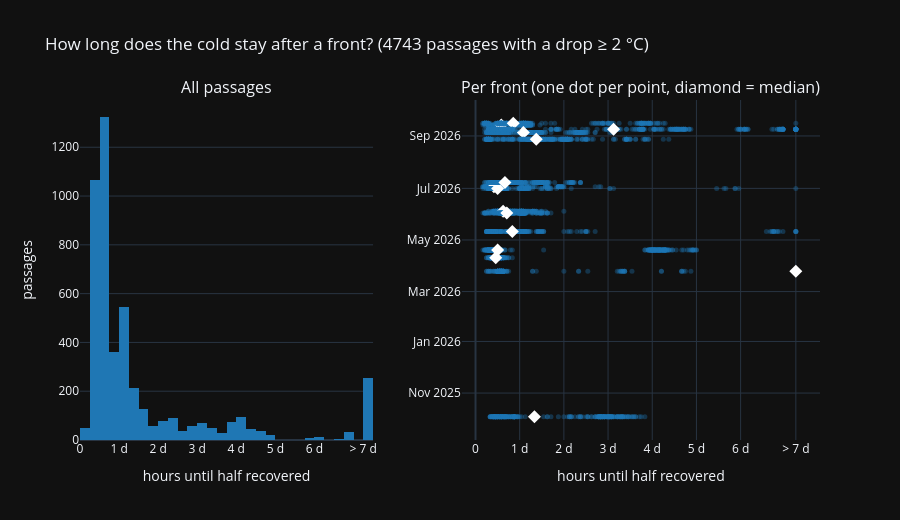

Notebook cell for this chart:
### Markdown cell above
## Part 1: how long does the cold stay?

For every passage: the drop = usual-adjusted temperature before the front (mean of the 6 h before the drop start)
minus its lowest value in the 12 h after. **Duration** = hours from the drop start until half of that drop is made
up again. Only passages with a drop of at least 2 °C; passages not half recovered within 7 days are shown as "> 7 d".

### Code cell
MAXH = 168
dur_rows = []
a = anom["T2M"]
for r in pas.itertuples():
    c = col[r.point_id]
    if r.j - 6 < 0 or r.j + 12 + MAXH >= len(times):
        continue
    pre = np.nanmean(a[r.j - 6 : r.j, c])
    m = r.j + int(np.nanargmin(a[r.j : r.j + 13, c]))
    drop = pre - a[m, c]
    if not drop >= 2:
        continue
    k = np.where(a[m : r.j + MAXH, c] >= a[m, c] + drop / 2)[0]
    dur_rows.append({"front": r.front, "point_id": r.point_id, "drop": drop, "duration": (m + k[0] - r.j) if len(k) else np.inf})
dur = pd.DataFrame(dur_rows)
fin = np.isfinite(dur.duration)
print(f"{len(dur)} passages with a drop of at least 2 °C (median drop {dur['drop'].median():.1f} °C)")
print(f"half recovered after: median {dur.duration.median():.0f} h, middle half {dur.duration.quantile(.25):.0f}-{dur.duration.quantile(.75):.0f} h, "
      f"not within 7 days: {(~fin).mean():.0%}")

fig = make_subplots(rows=1, cols=2, column_widths=[0.45, 0.55], horizontal_spacing=0.12,
                    subplot_titles=["All passages", "Per front (one dot per point, diamond = median)"])
fig.add_trace(go.Histogram(x=np.minimum(dur.duration, MAXH + 6), xbins={"start": 0, "end": MAXH + 12, "size": 6},
                           marker_color="#1f77b4", showlegend=False, hovertemplate="%{x} h: %{y} passages<extra></extra>"), row=1, col=1)
order = dur.groupby("front").duration.median().sort_values().index
for f in order:
    g = dur[dur.front == f]
    y = f"{f:%Y-%m-%d}"
    fig.add_trace(go.Scatter(x=np.minimum(g.duration, MAXH + 6), y=[y] * len(g), mode="markers", showlegend=False,
                             marker={"color": "rgba(31,119,180,0.35)", "size": 5}, hovertemplate="%{x:.0f} h<extra>" + y + "</extra>"), row=1, col=2)
    fig.add_trace(go.Scatter(x=[min(g.duration.median(), MAXH + 6)], y=[y], mode="markers", showlegend=False,
                             marker={"color": "white", "symbol": "diamond", "size": 10},
                             hovertemplate="median %{x:.0f} h<extra>" + y + "</extra>"), row=1, col=2)
tick = {"tickvals": [0, 24, 48, 72, 96, 120, 144, MAXH + 6], "ticktext": ["0", "1 d", "2 d", "3 d", "4 d", "5 d", "6 d", "> 7 d"]}
fig.update_xaxes(title_text="hours until half recovered", **tick)
fig.update_yaxes(title_text="passages", row=1, col=1)
fig.update_layout(height=520, template="plotly_dark",
                  title=f"How long does the cold stay after a front? ({len(dur)} passages with a drop ≥ 2 °C)")
fig.write_html(FIG / "exp5_cold_duration.html", include_plotlyjs="cdn")
fig.show()

### Figure 1 — Plotly figure (JSON) as saved in the notebook; plotly's stock layout.template omitted (floating-point values rounded to 4 significant figures; data arrays with more than 128 entries replaced by an {"elided": "..."} marker saying what was removed)
{"data": [{"hovertemplate": "%{x} h: %{y} passages<extra></extra>", "marker": {"color": "#1f77b4"}, "showlegend": false, "type": "histogram", "x": {"elided": "4743 float values"}, "xaxis": "x", "xbins": {"end": 180, "size": 6, "start": 0}, "yaxis": "y"}, {"hovertemplate": "%{x:.0f} h<extra>2026-07-03</extra>", "marker": {"color": "rgba(31,119,180,0.35)", "size": 5}, "mode": "markers", "showlegend": false, "type": "scatter", "x": {"elided": "225 float values"}, "xaxis": "x2", "y": {"elided": "225 str values"}, "yaxis": "y2"}, {"hovertemplate": "median %{x:.0f} h<extra>2026-07-03</extra>", "marker": {"color": "white", "size": 10, "symbol": "diamond"}, "mode": "markers", "showlegend": false, "type": "scatter", "x": [10.0], "xaxis": "x2", "y": ["2026-07-03"], "yaxis": "y2"}, {"hovertemplate": "%{x:.0f} h<extra>2026-04-10</extra>", "marker": {"color": "rgba(31,119,180,0.35)", "size": 5}, "mode": "markers", "showlegend": false, "type": "scatter", "x": {"elided": "257 float values"}, "xaxis": "x2", "y": {"elided": "257 str values"}, "yaxis": "y2"}, {"hovertemplate": "median %{x:.0f} h<extra>2026-04-10</extra>", "marker": {"color": "white", "size": 10, "symbol": "diamond"}, "mode": "markers", "showlegend": false, "type": "scatter", "x": [11.0], "xaxis": "x2", "y": ["2026-04-10"], "yaxis": "y2"}, {"hovertemplate": "%{x:.0f} h<extra>2026-07-01</extra>", "marker": {"color": "rgba(31,119,180,0.35)", "size": 5}, "mode": "markers", "showlegend": false, "type": "scatter", "x": {"elided": "376 float values"}, "xaxis": "x2", "y": {"elided": "376 str values"}, "yaxis": "y2"}, {"hovertemplate": "median %{x:.0f} h<extra>2026-07-01</extra>", "marker": {"color": "white", "size": 10, "symbol": "diamond"}, "mode": "markers", "showlegend": false, "type": "scatter", "x": [12.0], "xaxis": "x2", "y": ["2026-07-01"], "yaxis": "y2"}, {"hovertemplate": "%{x:.0f} h<extra>2026-04-19</extra>", "marker": {"color": "rgba(31,119,180,0.35)", "size": 5}, "mode": "markers", "showlegend": false, "type": "scatter", "x": {"elided": "334 float values"}, "xaxis": "x2", "y": {"elided": "334 str values"}, "yaxis": "y2"}, {"hovertemplate": "median %{x:.0f} h<extra>2026-04-19</extra>", "marker": {"color": "white", "size": 10, "symbol": "diamond"}, "mode": "markers", "showlegend": false, "type": "scatter", "x": [12.0], "xaxis": "x2", "y": ["2026-04-19"], "yaxis": "y2"}, {"hovertemplate": "%{x:.0f} h<extra>2026-09-14</extra>", "marker": {"color": "rgba(31,119,180,0.35)", "size": 5}, "mode": "markers", "showlegend": false, "type": "scatter", "x": {"elided": "213 float values"}, "xaxis": "x2", "y": {"elided": "213 str values"}, "yaxis": "y2"}, {"hovertemplate": "median %{x:.0f} h<extra>2026-09-14</extra>", "marker": {"color": "white", "size": 10, "symbol": "diamond"}, "mode": "markers", "showlegend": false, "type": "scatter", "x": [14.0], "xaxis": "x2", "y": ["2026-09-14"], "yaxis": "y2"}, {"hovertemplate": "%{x:.0f} h<extra>2026-06-04</extra>", "marker": {"color": "rgba(31,119,180,0.35)", "size": 5}, "mode": "markers", "showlegend": false, "type": "scatter", "x": {"elided": "362 float values"}, "xaxis": "x2", "y": {"elided": "362 str values"}, "yaxis": "y2"}, {"hovertemplate": "median %{x:.0f} h<extra>2026-06-04</extra>", "marker": {"color": "white", "size": 10, "symbol": "diamond"}, "mode": "markers", "showlegend": false, "type": "scatter", "x": [15.0], "xaxis": "x2", "y": ["2026-06-04"], "yaxis": "y2"}, {"hovertemplate": "%{x:.0f} h<extra>2026-07-08</extra>", "marker": {"color": "rgba(31,119,180,0.35)", "size": 5}, "mode": "markers", "showlegend": false, "type": "scatter", "x": {"elided": "336 float values"}, "xaxis": "x2", "y": {"elided": "336 str values"}, "yaxis": "y2"}, {"hovertemplate": "median %{x:.0f} h<extra>2026-07-08</extra>", "marker": {"color": "white", "size": 10, "symbol": "diamond"}, "mode": "markers", "showlegend": false, "type": "scatter", "x": [16.0], "xaxis": "x2", "y": ["2026-07-08"], "yaxis": "y2"}, {"hovertemplate": "%{x:.0f} h<extra>2026-06-02</extra>", "marker": {"color": "rgba(31,119,180,0.35)", "size": 5}, "mode": "markers", "showlegend": false, "type": "scatter", "x": {"elided": "350 float values"}, "xaxis": "x2", "y": {"elided": "350 str values"}, "yaxis": "y2"}, {"hovertemplate": "median %{x:.0f} h<extra>2026-06-02</extra>", "marker": {"color": "white", "size": 10, "symbol": "diamond"}, "mode": "markers", "showlegend": false, "type": "scatter", "x": [17.0], "xaxis": "x2", "y": ["2026-06-02"], "yaxis": "y2"}, {"hovertemplate": "%{x:.0f} h<extra>2026-05-11</extra>", "marker": {"color": "rgba(31,119,180,0.35)", "size": 5}, "mode": "markers", "showlegend": false, "type": "scatter", "x": {"elided": "378 float values"}, "xaxis": "x2", "y": {"elided": "378 str values"}, "yaxis": "y2"}, {"hovertemplate": "median %{x:.0f} h<extra>2026-05-11</extra>", "marker": {"color": "white", "size": 10, "symbol": "diamond"}, "mode": "markers", "showlegend": false, "type": "scatter", "x": [20.0], "xaxis": "x2", "y": ["2026-05-11"], "yaxis": "y2"}, {"hovertemplate": "%{x:.0f} h<extra>2026-09-16</extra>", "marker": {"color": "rgba(31,119,180,0.35)", "size": 5}, "mode": "markers", "showlegend": false, "type": "scatter", "x": {"elided": "268 float values"}, "xaxis": "x2", "y": {"elided": "268 str values"}, "yaxis": "y2"}, {"hovertemplate": "median %{x:.0f} h<extra>2026-09-16</extra>", "marker": {"color": "white", "size": 10, "symbol": "diamond"}, "mode": "markers", "showlegend": false, "type": "scatter", "x": [20.5], "xaxis": "x2", "y": ["2026-09-16"], "yaxis": "y2"}, {"hovertemplate": "%{x:.0f} h<extra>2026-09-05</extra>", "marker": {"color": "rgba(31,119,180,0.35)", "size": 5}, "mode": "markers", "showlegend": false, "type": "scatter", "x": {"elided": "357 float values"}, "xaxis": "x2", "y": {"elided": "357 str values"}, "yaxis": "y2"}, {"hovertemplate": "median %{x:.0f} h<extra>2026-09-05</extra>", "marker": {"color": "white", "size": 10, "symbol": "diamond"}, "mode": "markers", "showlegend": false, "type": "scatter", "x": [26.0], "xaxis": "x2", "y": ["2026-09-05"], "yaxis": "y2"}, {"hovertemplate": "%{x:.0f} h<extra>2025-10-04</extra>", "marker": {"color": "rgba(31,119,180,0.35)", "size": 5}, "mode": "markers", "showlegend": false, "type": "scatter", "x": {"elided": "260 float values"}, "xaxis": "x2", "y": {"elided": "260 str values"}, "yaxis": "y2"}, {"hovertemplate": "median %{x:.0f} h<extra>2025-10-04</extra>", "marker": {"color": "white", "size": 10, "symbol": "diamond"}, "mode": "markers", "showlegend": false, "type": "scatter", "x": [32.0], "xaxis": "x2", "y": ["2025-10-04"], "yaxis": "y2"}, {"hovertemplate": "%{x:.0f} h<extra>2026-08-28</extra>", "marker": {"color": "rgba(31,119,180,0.35)", "size": 5}, "mode": "markers", "showlegend": false, "type": "scatter", "x": {"elided": "315 float values"}, "xaxis": "x2", "y": {"elided": "315 str values"}, "yaxis": "y2"}, {"hovertemplate": "median %{x:.0f} h<extra>2026-08-28</extra>", "marker": {"color": "white", "size": 10, "symbol": "diamond"}, "mode": "markers", "showlegend": false, "type": "scatter", "x": [33.0], "xaxis": "x2", "y": ["2026-08-28"], "yaxis": "y2"}, {"hovertemplate": "%{x:.0f} h<extra>2026-09-09</extra>", "marker": {"color": "rgba(31,119,180,0.35)", "size": 5}, "mode": "markers", "showlegend": false, "type": "scatter", "x": {"elided": "345 float values"}, "xaxis": "x2", "y": {"elided": "345 str values"}, "yaxis": "y2"}, {"hovertemplate": "median %{x:.0f} h<extra>2026-09-09</extra>", "marker": {"color": "white", "size": 10, "symbol": "diamond"}, "mode": "markers", "showlegend": false, "type": "scatter", "x": [75.0], "xaxis": "x2", "y": ["2026-09-09"], "yaxis": "y2"}, {"hovertemplate": "%{x:.0f} h<extra>2026-03-25</extra>", "marker": {"color": "rgba(31,119,180,0.35)", "size": 5}, "mode": "markers", "showlegend": false, "type": "scatter", "x": {"elided": "367 float values"}, "xaxis": "x2", "y": {"elided": "367 str values"}, "yaxis": "y2"}, {"hovertemplate": "median %{x:.0f} h<extra>2026-03-25</extra>", "marker": {"color": "white", "size": 10, "symbol": "diamond"}, "mode": "markers", "showlegend": false, "type": "scatter", "x": [174], "xaxis": "x2", "y": ["2026-03-25"], "yaxis": "y2"}], "layout": {"annotations": [{"font": {"size": 16}, "showarrow": false, "text": "All passages", "x": 0.198, "xanchor": "center", "xref": "paper", "y": 1.0, "yanchor": "bottom", "yref": "paper"}, {"font": {"size": 16}, "showarrow": false, "text": "Per front (one dot per point, diamond = median)", "x": 0.758, "xanchor": "center", "xref": "paper", "y": 1.0, "yanchor": "bottom", "yref": "paper"}], "height": 520, "title": {"text": "How long does the cold stay after a front? (4743 passages with a drop ≥ 2 °C)"}, "xaxis": {"anchor": "y", "domain": [0.0, 0.396], "ticktext": ["0", "1 d", "2 d", "3 d", "4 d", "5 d", "6 d", "> 7 d"], "tickvals": [0, 24, 48, 72, 96, 120, 144, 174], "title": {"text": "hours until half recovered"}}, "xaxis2": {"anchor": "y2", "domain": [0.516, 1.0], "ticktext": ["0", "1 d", "2 d", "3 d", "4 d", "5 d", "6 d", "> 7 d"], "tickvals": [0, 24, 48, 72, 96, 120, 144, 174], "title": {"text": "hours until half recovered"}}, "yaxis": {"anchor": "x", "domain": [0.0, 1.0], "title": {"text": "passages"}}, "yaxis2": {"anchor": "x2", "domain": [0.0, 1.0]}}}
